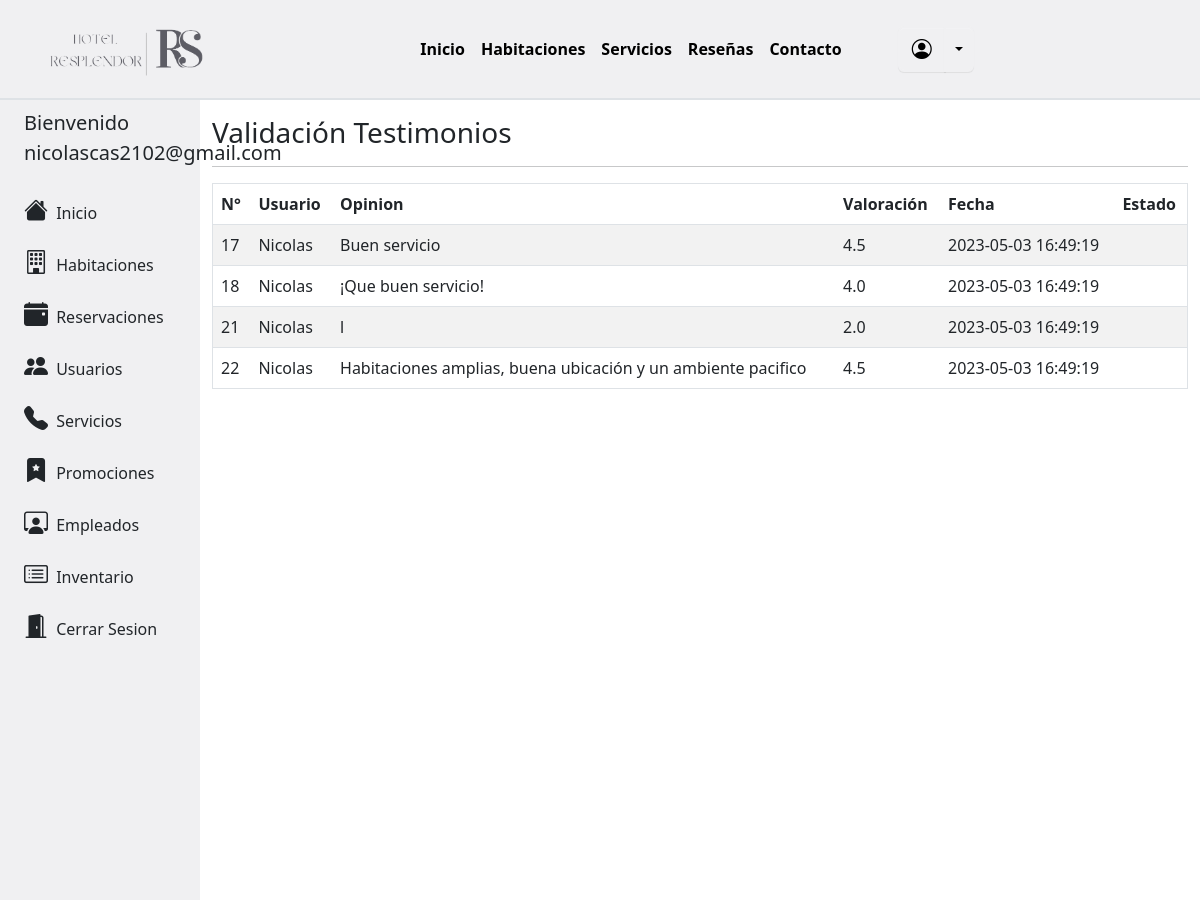
Page /admin/comentarios.php (signed in) on the committed database.
### tables this page shows
CREATE TABLE `opiniones` (
  `id_opinion` int(11) NOT NULL,
  `id_usuario` int(11) NOT NULL,
  `opinion` text NOT NULL,
  `calificacion` decimal(10,1) NOT NULL,
  `fecha_reg` timestamp NOT NULL DEFAULT current_timestamp() ON UPDATE current_timestamp()
);

CREATE TABLE `usuarios` (
  `id_usuario` int(6) NOT NULL,
  `nombre_usuario` varchar(25) NOT NULL,
  `apellido_usuario` varchar(25) NOT NULL,
  `documento` varchar(25) NOT NULL,
  `fecha_nacimiento` date DEFAULT NULL,
  `telefono` varchar(25) NOT NULL,
  `email` varchar(25) NOT NULL,
  `password` varchar(25) NOT NULL,
  `fecha_reg` timestamp NOT NULL DEFAULT current_timestamp() ON UPDATE current_timestamp(),
  `token` varchar(25) DEFAULT NULL
);

### admin/comentarios.php (the view, shortened to what this page needs)
<!DOCTYPE html>
<html>
    <head>
        <link rel="stylesheet" href="../css/custom.css">
        <link rel="stylesheet" href="../libs/bootstrap-icons/bootstrap-icons.css">
        <link href="https://cdn.datatables.net/v/bs5/dt-1.13.4/datatables.min.css" rel="stylesheet"/>
        <link href="https://cdn.jsdelivr.net/npm/bootstrap@5.3.0-alpha3/dist/css/bootstrap.min.css" rel="stylesheet">
    </head>
    <body>
        <?php
            include '../modules/menu.php';
        ?>
        <div class="container-fluid">
            <div class="row flex-nowrap">
                <?php
                    include '../modules/sidebar_admin.php';
                ?>
                <div class="col-xl-10 col-sm-8 col-md-9 py-3">
                    <h3>Validación Testimonios</h3>
                    <hr>
                    <?php
                        $conexion = new Conexion();
                        $con = $conexion->conectarDB();
                        $sql = "SELECT * FROM opiniones o JOIN usuarios u ON o.id_usuario=u.id_usuario";
                        $resultset = $con->query($sql);
                    ?>
                    <table class="table table-hover table-striped border table-responive" id="tabla" >
                        <thead>
                            <tr><th>N°</th><th>Usuario</th><th>Opinion</th><th>Valoración</th><th>Fecha</th><th>Estado</th></tr>
                        </thead>
                        <tbody>
                        <?php
                            if($resultset->num_rows>0){
                                while($fila = $resultset->fetch_assoc()){
                                    $estado = $fila["estado"];
                                    $clase_css = $estado == 'Aprobada' ? 'bg-success' : 'bg-danger';
                                    echo "<tr id='tabla' class='articulo' data-id='".$fila["id_opinion"]."'><td>".$fila["id_opinion"]."</td><td>".$fila["nombre_usuario"]."</td><td>".$fila["opinion"]."</td><td>".$fila["calificacion"]."</td><td>".$fila["fecha_reg"]."</td><td><div class='badge text-white py-2 estado ".$clase_css."' data-estado='".$estado."'>".$estado."</div></td> </tr>";
                                }
                            }
                            ?>
                        </tbody>
                    </table>
                </div>
            </div>
        </div>
    </body>
</html>

### rows in the picture
opiniones: id_opinion "17", id_usuario.nombre_usuario "Nicolas", opinion "Buen servicio", calificacion "4.5", id_usuario.fecha_reg "2023-05-03 16:49:19"
opiniones: id_opinion "18", id_usuario.nombre_usuario "Nicolas", opinion "¡Que buen servicio!", calificacion "4.0", id_usuario.fecha_reg "2023-05-03 16:49:19"
opiniones: id_opinion "21", id_usuario.nombre_usuario "Nicolas", opinion "l", calificacion "2.0", id_usuario.fecha_reg "2023-05-03 16:49:19"
opiniones: id_opinion "22", id_usuario.nombre_usuario "Nicolas", opinion "Habitaciones amplias, buena ubicación y un ambiente pacifico", calificacion "4.5", id_usuario.fecha_reg "2023-05-03 16:49:19"

### other values in the picture
$_SESSION["Admin"] "nicolascas2102@gmail.com"
